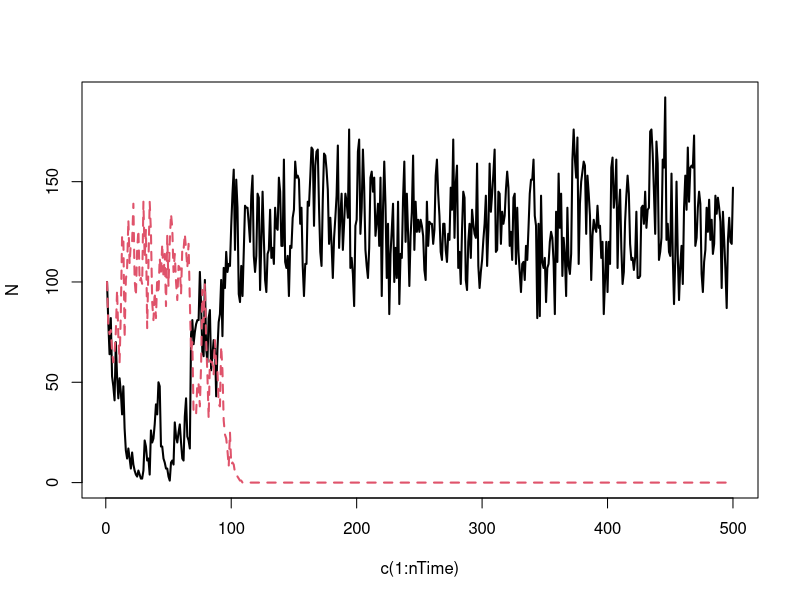

Reproduce this figure in R.
####
#### Storage Effect model (annual plants)
####

# Following Adler and Drake, AmNat (2008): http://digitalcommons.usu.edu/cgi/viewcontent.cgi?article=1203&context=wild_facpub

library(mvtnorm)

####
#### PARAMETERS --------------------------
####

sigE <- c(0,0.4,1,2.5,5,7.5,10)
rho <- c(0.5,0,-0.5)
s <- c(0.5, 0.5)
alpha <- c(1,1)
lambda <- c(101,99)

nTime <- 500


####
#### Germination function -----------------
####

getG <- function(sigE, rho, nTime){
  varcov <- matrix(c(sigE, rho*sigE, rho*sigE, sigE), 2, 2)
  e <- rmvnorm(n = nTime, mean = c(0,0), sigma = varcov)
  g <- exp(e) / (1+exp(e))
  return(g)
}


####
#### Update population function -----------
####

updateN <- function(g, s, alpha, lambda, lastN){
  newN <- numeric(2)
  for(i in 1:2){
    newN[i] <- lastN[i]*s[i]*(1-g[i]) + ((lambda[i]*g[i]*lastN[i]) / (1 + (alpha[i]*g[i]*lastN[i] + alpha[-i]*g[-i]*lastN[-i])))
    newN[i] <- rpois(1, newN[i])
  }
  return(newN)
}


####
#### Simulations ---------------------------
####

gSeries <- getG(sigE[4], rho[1], nTime)
N <- matrix(data = NA, nrow = nTime, ncol = 2)
N[1,] <- c(100,100)
for(t in 2:nTime){
  N[t,] <- updateN(g=gSeries[t,], s, alpha, lambda, lastN=N[t-1,])
}

matplot(c(1:nTime), N, type="l", lwd=2)



